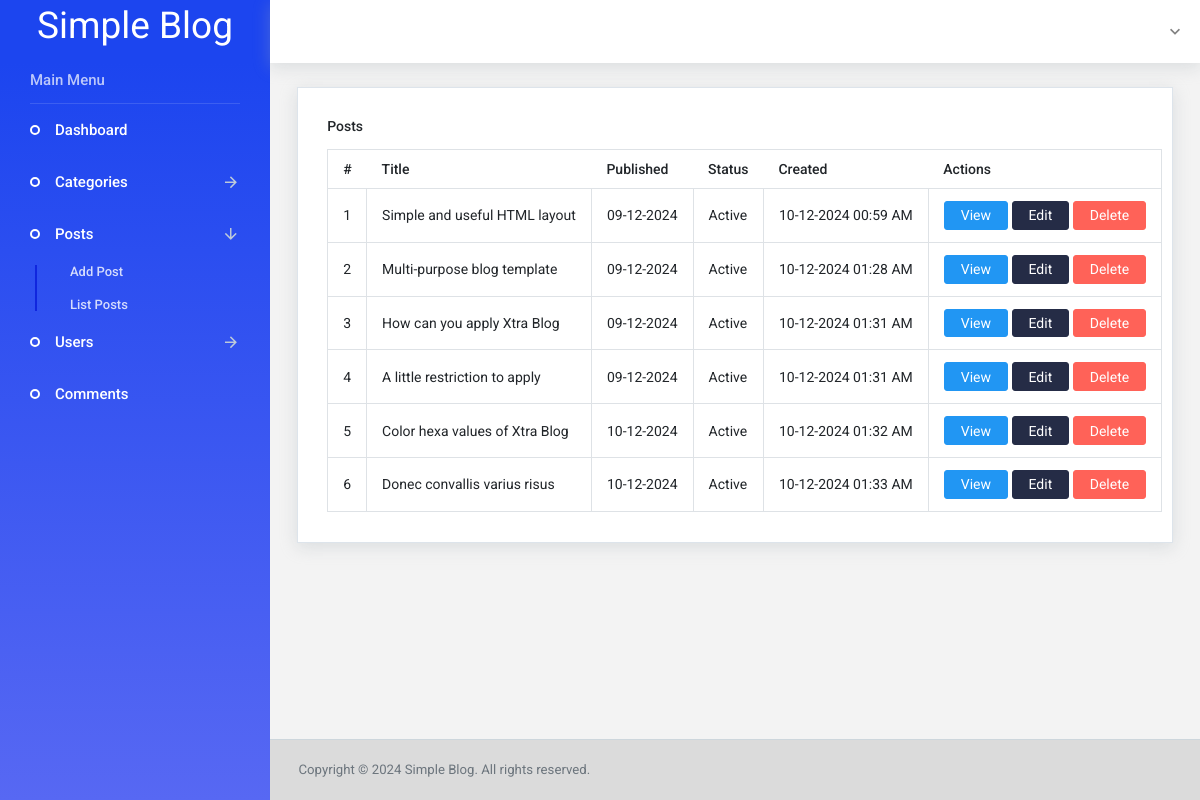
Page /blog-admin/posts.php on the committed database.
### tables this page shows
CREATE TABLE `posts` (
  `id` int(11) NOT NULL,
  `user_id` int(11) NOT NULL,
  `category_id` int(11) DEFAULT NULL,
  `title` varchar(255) DEFAULT NULL,
  `description` longtext DEFAULT NULL,
  `image` text DEFAULT NULL,
  `status` tinyint(1) NOT NULL DEFAULT 1,
  `published` date DEFAULT NULL,
  `created` datetime NOT NULL DEFAULT current_timestamp(),
  `updated` datetime DEFAULT NULL ON UPDATE current_timestamp()
);

### blog-admin/model/post_mdl.php (called while the page is built, shortened)
<?php
class post_mdl extends config
{
	public function post_select_mdl() {
		$id = null;
		$user_id = null;
		$category_id = null;
		$title = null;
		$description = null;
		$image = null;
		$status = null;
		$published = null;
		$created = null;
		$updated = null;
		$mysql = parent::connect();
		$resultArray = array();
		$stmt = $mysql->prepare("SELECT id, `user_id`, `category_id`, `title`, `description`, `image`, `status`, `published`, `created`, `updated` FROM `posts`");
		$stmt->execute();
		$stmt->store_result();
		if ($stmt->num_rows > 0) {
			$stmt->bind_result($id, $user_id, $category_id, $title, $description, $image, $status, $published, $created, $updated);
			$resultArray["isSuccess"] = 1;
			while ($stmt->fetch()) {
				$dataArray["id"] = $id;
				$dataArray["user_id"] = $user_id;
				$dataArray["category_id"] = $category_id;
				$dataArray["title"] = $title;
				$dataArray["description"] = $description;
				$dataArray["image"] = $image;
				$dataArray["status"] = !empty($status) ?  "Active" : "Inactive";
				$dataArray["published"] = !empty($published) ? date('d-m-Y', strtotime($published)) : '';
				$dataArray["created"] = !empty($created) ? date('d-m-Y H:i A', strtotime($created)) : '';
				$dataArray["updated"] = !empty($updated) ? date('d-m-Y H:i A', strtotime($updated)) : '';
				$resultArray["rows"][] = $dataArray;
			}
		}
		return $resultArray;
	}
}

### blog-admin/posts.php (the view, shortened to what this page needs)
<?php
$objPost = new post_ctl();
$posts = $objPost->post_select_mdl();
include_once 'header.php'; ?>
    <div class="container-scroller">
      <?php include_once 'partials/_navbar.php'; ?>
      <div class="container-fluid page-body-wrapper">
        <?php include_once 'partials/_sidebar.php'; ?>
        <div class="main-panel">
          <div class="content-wrapper">
            <div class="row">
              <div class="col-lg-12 grid-margin stretch-card">
                <div class="card">
                  <div class="card-body">
                    <h4 class="card-title">Posts</h4>
                    <table class="table table-bordered">
                      <thead>
                        <tr>
                          <th> # </th>
                          <th> Title </th>
                          <th> Published </th>
                          <th> Status </th>
                          <th> Created </th>
                          <th> Actions </th>
                        </tr>
                      </thead>
                      <tbody>
                        <?php foreach ($posts['rows'] as $i => $post): ?>
                        <tr>
                          <td><?php echo $i+1; ?></td>
                          <td><?php echo $post['title']; ?></td>
                          <td><?php echo $post['published']; ?></td>
                          <td><?php echo $post['status']; ?></td>
                          <td><?php echo $post['created']; ?></td>
                          <td><button type="button" onclick="viewAction(<?php echo $post['id'] ?>)" class="btn btn-primary">View</button>&nbsp;<button type="button" onclick="editAction(<?php echo $post['id'] ?>)" class="btn btn-dark">Edit</button>&nbsp;<button onclick="deleteAction(<?php echo $post['id'] ?>)" type="button" class="btn btn-danger">Delete</button></td>
                        </tr>
                        <?php endforeach; ?>
                      </tbody>
                    </table>
                  </div>
                </div>
              </div>
            </div>
          </div>
          <?php include_once 'partials/_footer.php'; ?>
        </div>
      </div>
    </div>
  </body>
</html>

### blog-admin/assets/css/demo_1/style.css (style rules this page uses)
.navbar.fixed-top + .page-body-wrapper { padding-top: 63px; }
.card { box-shadow: 0 0 0 0 rgba(90, 113, 208, 0.11), 0 4px 16px 0 rgba(167, 175, 183, 0.33); border: solid 1px #dde4eb; border-radius: 0px; }
.card .card-title { color: #212529; }
.page-body-wrapper { min-height: calc(100vh - 63px); display: flex; flex-direction: row; padding-left: 0; padding-right: 0; }
.main-panel { transition: width 0.25s ease, margin 0.25s ease; width: calc(100% - 270px); min-height: calc(100vh - 63px); display: flex; flex-direction: column; }
.content-wrapper { background: #F3F3F3; padding: 1.5rem 1.7rem; width: 100%; flex-grow: 1; }
.container-scroller { overflow: hidden; }

### rows in the picture
posts: title "Simple and useful HTML layout", published "09-12-2024", status "Active", created "10-12-2024 00:59 AM"
posts: title "Multi-purpose blog template", published "09-12-2024", status "Active", created "10-12-2024 01:28 AM"
posts: title "How can you apply Xtra Blog", published "09-12-2024", status "Active", created "10-12-2024 01:31 AM"
posts: title "A little restriction to apply", published "09-12-2024", status "Active", created "10-12-2024 01:31 AM"
posts: title "Color hexa values of Xtra Blog", published "10-12-2024", status "Active", created "10-12-2024 01:32 AM"
posts: title "Donec convallis varius risus", published "10-12-2024", status "Active", created "10-12-2024 01:33 AM"

### other values in the picture
common::SITE_NAME "Simple Blog"
